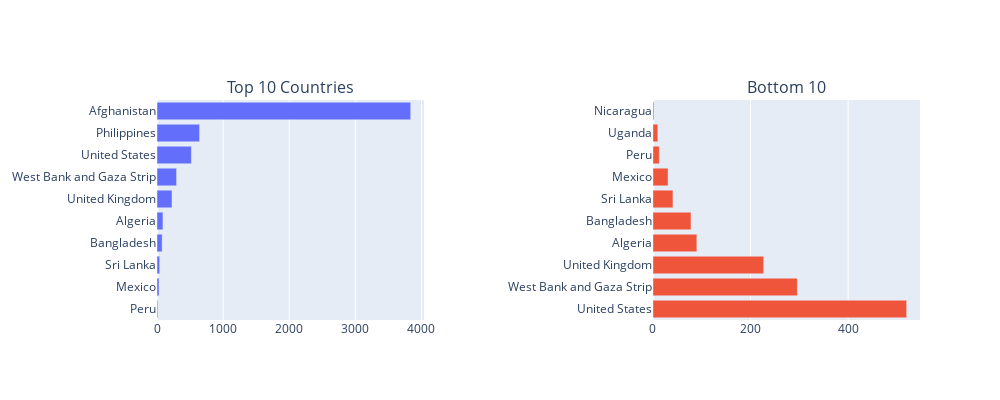

The code cell stored with this chart in its notebook:
### Markdown cell above
### 3.1.1 Bar Chart - Top / Bottom u Countries

### Code cell
df_top_u_countries = df["country_txt"].value_counts().head(u).iloc[::-1]
df_bottom_u_countries = df["country_txt"].value_counts().tail(u)

fig = make_subplots(rows=1, cols=2, subplot_titles=(f"Top {u} Countries", "Bottom 10"), horizontal_spacing=0.3)

fig.add_trace(
    go.Bar(
        x=df_top_u_countries.values,
        y=df_top_u_countries.index,
        orientation='h',
    ),
    row=1, col=1
)
fig.add_trace(
    go.Bar(
        x=df_bottom_u_countries.values,
        y=df_bottom_u_countries.index,
        orientation='h'
    ),
    row=1, col=2
)
fig.update_layout(
    height=400, 
    width=1000,
    showlegend=False
)
fig.show()

### Figure 1 — Plotly figure (JSON) as saved in the notebook; plotly's stock layout.template omitted (floating-point values rounded to 4 significant figures)
{"data": [{"orientation": "h", "type": "bar", "x": [13, 31, 41, 78, 90, 227, 296, 520, 644, 3837], "xaxis": "x", "y": ["Peru", "Mexico", "Sri Lanka", "Bangladesh", "Algeria", "United Kingdom", "West Bank and Gaza Strip", "United States", "Philippines", "Afghanistan"], "yaxis": "y"}, {"orientation": "h", "type": "bar", "x": [520, 296, 227, 90, 78, 41, 31, 13, 10, 2], "xaxis": "x2", "y": ["United States", "West Bank and Gaza Strip", "United Kingdom", "Algeria", "Bangladesh", "Sri Lanka", "Mexico", "Peru", "Uganda", "Nicaragua"], "yaxis": "y2"}], "layout": {"annotations": [{"font": {"size": 16}, "showarrow": false, "text": "Top 10 Countries", "x": 0.175, "xanchor": "center", "xref": "paper", "y": 1, "yanchor": "bottom", "yref": "paper"}, {"font": {"size": 16}, "showarrow": false, "text": "Bottom 10", "x": 0.825, "xanchor": "center", "xref": "paper", "y": 1, "yanchor": "bottom", "yref": "paper"}], "height": 400, "showlegend": false, "width": 1000, "xaxis": {"anchor": "y", "domain": [0, 0.35]}, "xaxis2": {"anchor": "y2", "domain": [0.65, 1.0]}, "yaxis": {"anchor": "x", "domain": [0, 1]}, "yaxis2": {"anchor": "x2", "domain": [0, 1]}}}
